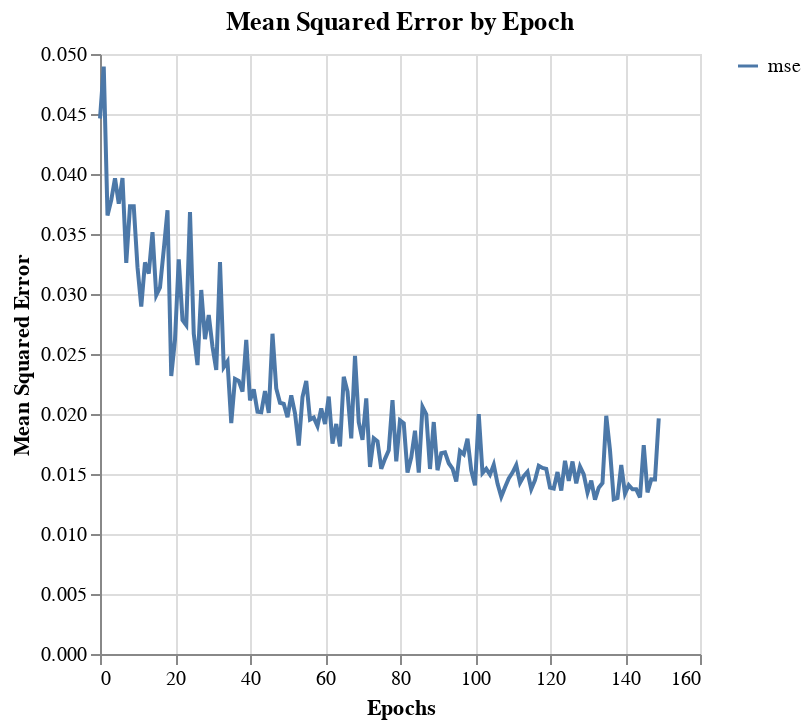
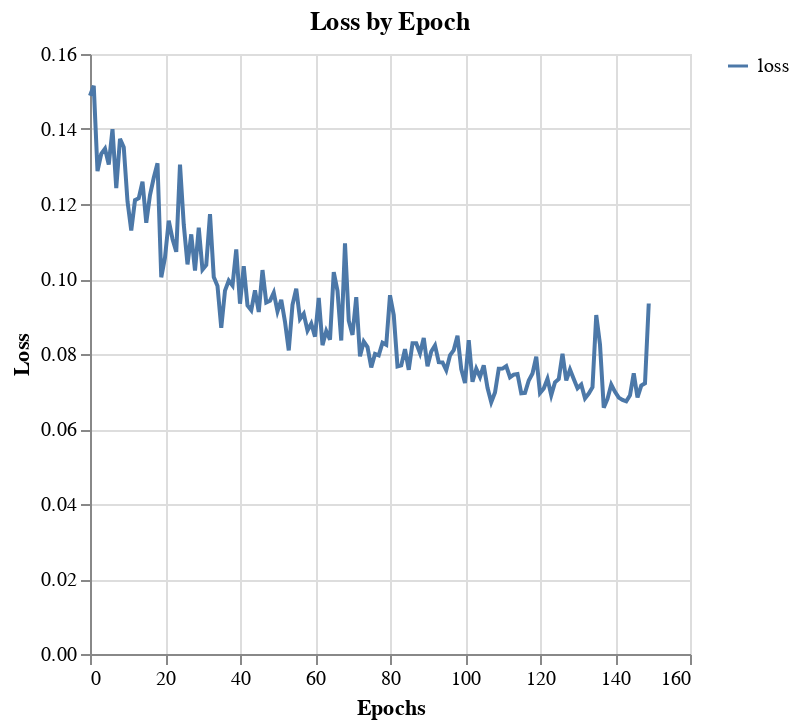

Notebook cell for these charts, in order:
### Code cell
plot_model_history(history_df, feature='mse', name=name, tuner=False)
plot_model_history(history_df, feature='loss', name=name, tuner=False)

### Figure 1 — Vega-Lite specification as saved in the notebook (floating-point values rounded to 4 significant figures; data arrays with more than 128 entries replaced by an {"elided": "..."} marker saying what was removed)
{"config": {"view": {"continuousWidth": 300, "continuousHeight": 300}}, "repeat": {"layer": ["mse"]}, "spec": {"data": {"name": "data-85ed2f9ca135afb3c485618c27937216"}, "mark": {"type": "line"}, "encoding": {"color": {"datum": {"repeat": "layer"}}, "x": {"field": "index", "title": "Epochs", "type": "quantitative"}, "y": {"field": {"repeat": "layer"}, "title": "Mean Squared Error", "type": "quantitative"}}}, "title": "Mean Squared Error by Epoch", "$schema": "https://vega.github.io/schema/vega-lite/v5.20.1.json", "datasets": {"data-85ed2f9ca135afb3c485618c27937216": {"elided": "150 records"}}}

### Figure 2 — Vega-Lite specification as saved in the notebook (floating-point values rounded to 4 significant figures; data arrays with more than 128 entries replaced by an {"elided": "..."} marker saying what was removed)
{"config": {"view": {"continuousWidth": 300, "continuousHeight": 300}}, "repeat": {"layer": ["loss"]}, "spec": {"data": {"name": "data-1173f40791d1e728d5c1a6684c4d084b"}, "mark": {"type": "line"}, "encoding": {"color": {"datum": {"repeat": "layer"}}, "x": {"field": "index", "title": "Epochs", "type": "quantitative"}, "y": {"field": {"repeat": "layer"}, "title": "Loss", "type": "quantitative"}}}, "title": "Loss by Epoch", "$schema": "https://vega.github.io/schema/vega-lite/v5.20.1.json", "datasets": {"data-1173f40791d1e728d5c1a6684c4d084b": {"elided": "150 records"}}}
